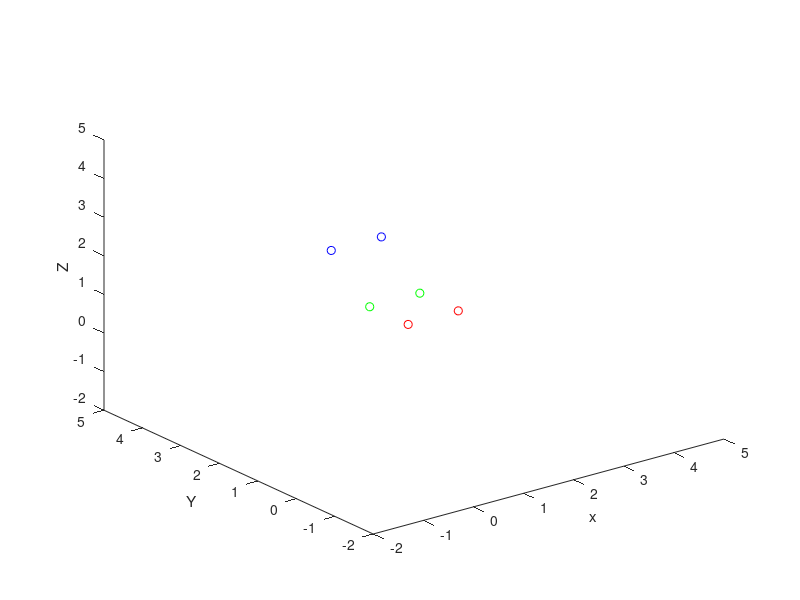

The MATLAB source for this figure:
clear all;

% Creating four points emulating marker oriented above the plane
point1d = [1 1 1];
point2d = [2 1 1];
point3d = [2 2 1];
point4d = [1 2 1];
% point4 = [1 2 0];

% Creating four points emulating marker oriented below the plane
point1p = [1 1 1];
point2p = [2 1 1];
point3p = [2 3 2];
point4p = [1 3 2]; 

% Plotting 4 points
figure;
plot3(point1d(1),point1d(2),point1d(3),'or');
hold on;
plot3(point2d(1),point2d(2),point2d(3),'or');
plot3(point3d(1),point3d(2),point3d(3),'og');
plot3(point4d(1),point4d(2),point4d(3),'og');

plot3(point3p(1),point3p(2),point3p(3),'ob');
plot3(point4p(1),point4p(2),point4p(3),'ob');

xlabel(' x ');
ylabel(' Y ');
zlabel(' Z ');
xlim([-2 5])
ylim([-2 5])
zlim([-2 5])
